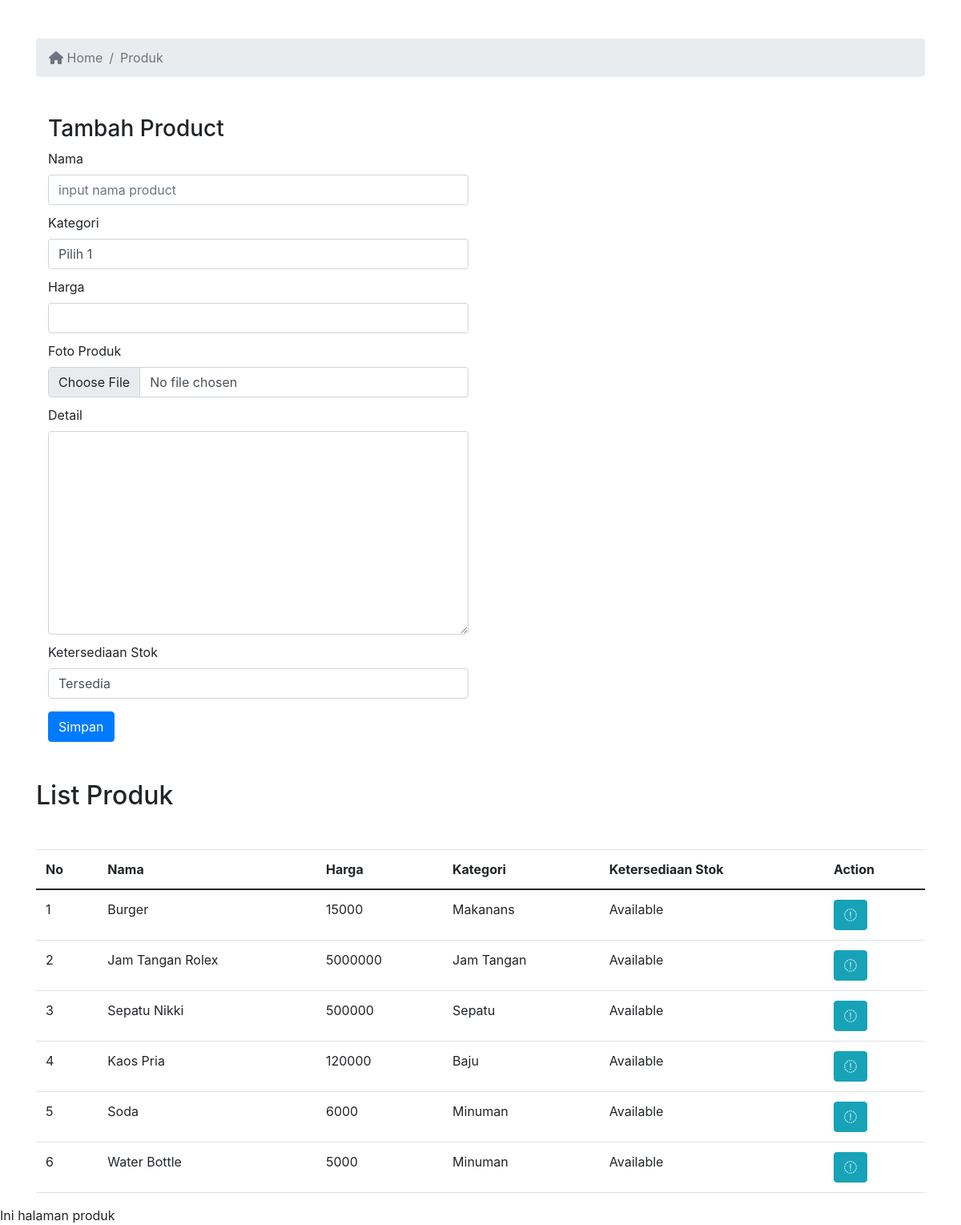
The app's page /admin/product.php (signed in) with its own data.
### tables this page shows
CREATE TABLE `product` (
  `product_id` int(11) NOT NULL,
  `name_product` varchar(100) DEFAULT NULL,
  `price` double DEFAULT NULL,
  `category_id` int(11) DEFAULT NULL,
  `photo` varchar(255) DEFAULT NULL,
  `detail` text DEFAULT NULL,
  `stock_availability` enum('Not_Available','Available') DEFAULT NULL
);

CREATE TABLE `category` (
  `category_id` int(11) NOT NULL,
  `category_name` varchar(100) DEFAULT NULL
);

### admin/product.php (the view, shortened to what this page needs)
<?php
    require "../includes/koneksi.php";
    $queryProduk = mysqli_query($conn,"SELECT a.*,b.category_name AS category_name FROM product a JOIN category b ON a.category_id = b.category_id");
    $jumlah_produk = mysqli_num_rows($queryProduk);
?>
<!DOCTYPE html>
<html lang="en">
<head>
    <link href="https://cdn.jsdelivr.net/npm/bootstrap@5.0.2/dist/css/bootstrap.min.css" rel="stylesheet">
    <link rel="stylesheet" href="bootstrap/css/bootstrap.min.css">
    <link rel="stylesheet" href="../fontawesome/css/fontawesome.min.css">
</head>
<body>
    <div class="container mt-5">
        <nav aria-label="breadcrumb">
            <ol class ="breadcrumb">
                <li class="breadcrumb-item active" aria-current="page">
                    <a href="../admin" class="no-decoration text-muted">
                        <i class="fas fa-home"></i> Home
                    </a>
                </li>
                <li class="breadcrumb-item active" aria-current="page">
                    Produk
                </li>
            </ol>
        </nav>
        <div class="my-5 col-12 col-md-6">
            <h3>Tambah Product</h3>
            <form action="" method="POST" enctype="multipart/form-data">
                <div>
                    <label for="name_product">Nama</label>
                    <input type="text" id="name_product" name="name_product" placeholder="input nama product"
                    class="form-control" autocomplete="off" required>
                </div>
                <div>
                    <label for="category">Kategori</label>
                    <select name="category_id" id="category_id" class="form-control">
                        <option value="empty">Pilih 1</option>
                    </select>
                </div>
                <div>
                    <label for="price">Harga</label>
                    <input type="number" class="form-control" name="price" required>
                </div>
                <div>
                    <label for="photo">Foto Produk</label>
                    <input type="file" name="photo" id="photo" class="form-control" placeholder="Max Size:5MB">
                </div>
                <div>
                    <label for="detail">Detail</label>
                    <textarea class="form-control" name="detail" id="detail" cols=30 rows=10></textarea>
                </div>
                <div>
                    <label for="stock_availability">Ketersediaan Stok</label>
                    <select name="stock_availability" id="stock_availability" class="form-control" required>
                        <option value="available">Tersedia</option>
                    </select>
                </div>
                <div class="mt-3">
                    <button class="btn btn-primary" type="submit" name="simpan_produk">Simpan</button>
                </div>
            </form>
        </div>
        <div class="mt-5">
            <h2>List Produk</h2>
            <div class="table-responsive mt-5">
            <table class="table">
                <thead>
                    <tr>
                        <th>No</th>
                        <th>Nama</th>
                        <th>Harga</th>
                        <th>Kategori</th>
                        <th>Ketersediaan Stok</th>
                        <th>Action</th>
                    </tr>
                </thead>
                <tbody>
                    <?php
                        if($jumlah_produk == 0){
                    ?>
                    <tr>
                        <td colspan=6 class="text-center">Data Product Tidak Tersedia</td>
                    </tr>
                    <?php
                        }
                        else{
                        $jumlah = 1;
                        while($data=mysqli_fetch_array($queryProduk)){
                    ?>
                    <tr>
                        <td><?php echo $jumlah;?></td>
                        <td><?php echo $data['name_product'];?></td>
                        <td><?php echo $data['price'];?></td>
                        <td><?php echo $data['category_name'];?></td>
                        <td><?php echo $data['stock_availability'];?></td>
                        <td>
                            <a href="product-detail.php?p=<?php echo $data['product_id']?>"
                            class="btn btn-info"><i class="fas fa-serch"></i></a>
                        </td>
                    </tr>
                    <?php
                    $jumlah++;
                    }
                        }
                    ?>
                </tbody>
            </table>
        </div>
        </div>
    </div>
    Ini halaman produk
</body>
</html>

### admin/product.php (style rules this page uses)
.no-decoration { text-decoration: none; }
form div { margin-bottom: 10px; }

### records on screen
product: name_product "Burger", price "15000", category.category_name "Makanans", stock_availability "Available"
product: name_product "Jam Tangan Rolex", price "5000000", category.category_name "Jam Tangan", stock_availability "Available"
product: name_product "Sepatu Nikki", price "500000", category.category_name "Sepatu", stock_availability "Available"
product: name_product "Kaos Pria", price "120000", category.category_name "Baju", stock_availability "Available"
product: name_product "Soda", price "6000", category.category_name "Minuman", stock_availability "Available"
product: name_product "Water Bottle", price "5000", category.category_name "Minuman", stock_availability "Available"
